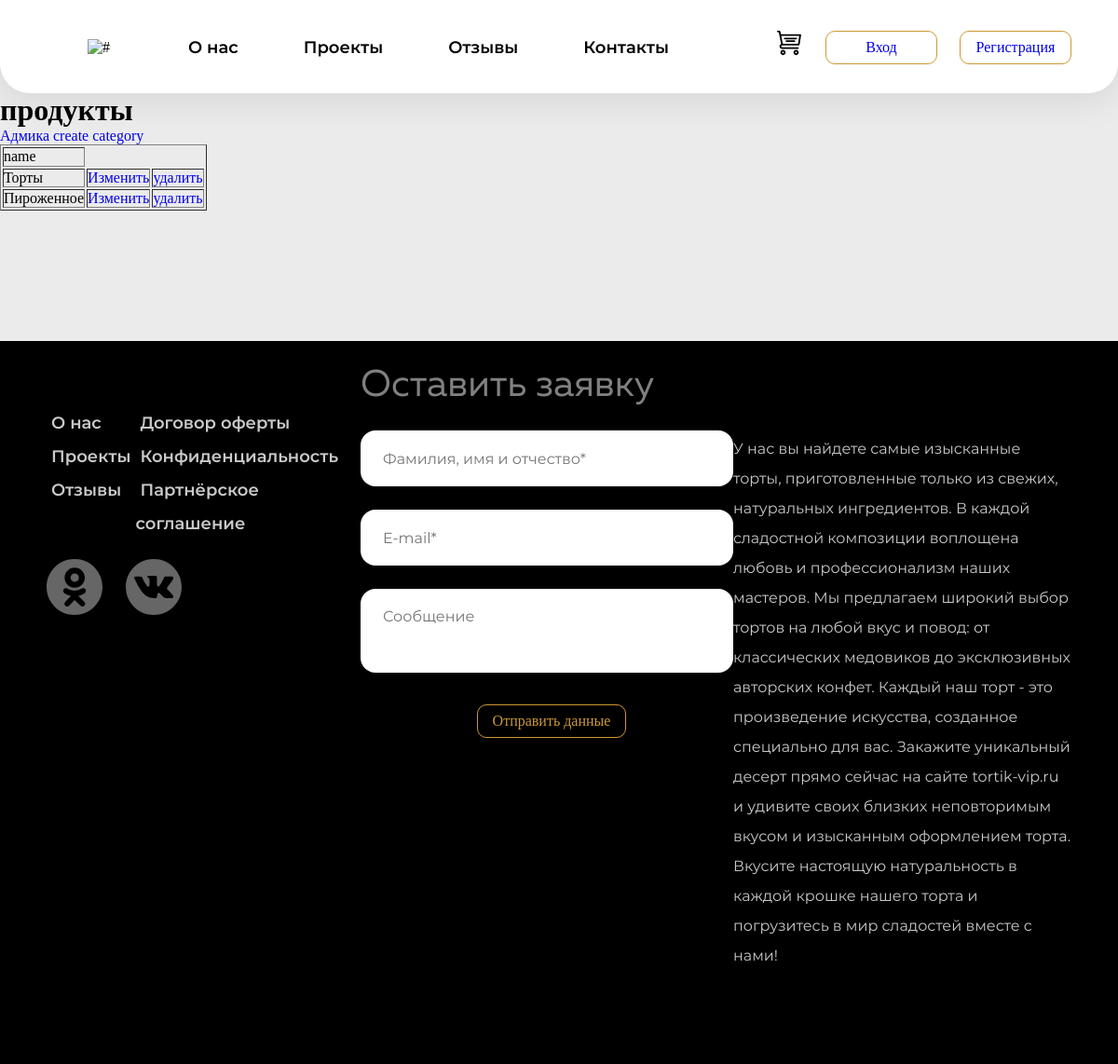
The app's page /site-admin/categories/, older data.
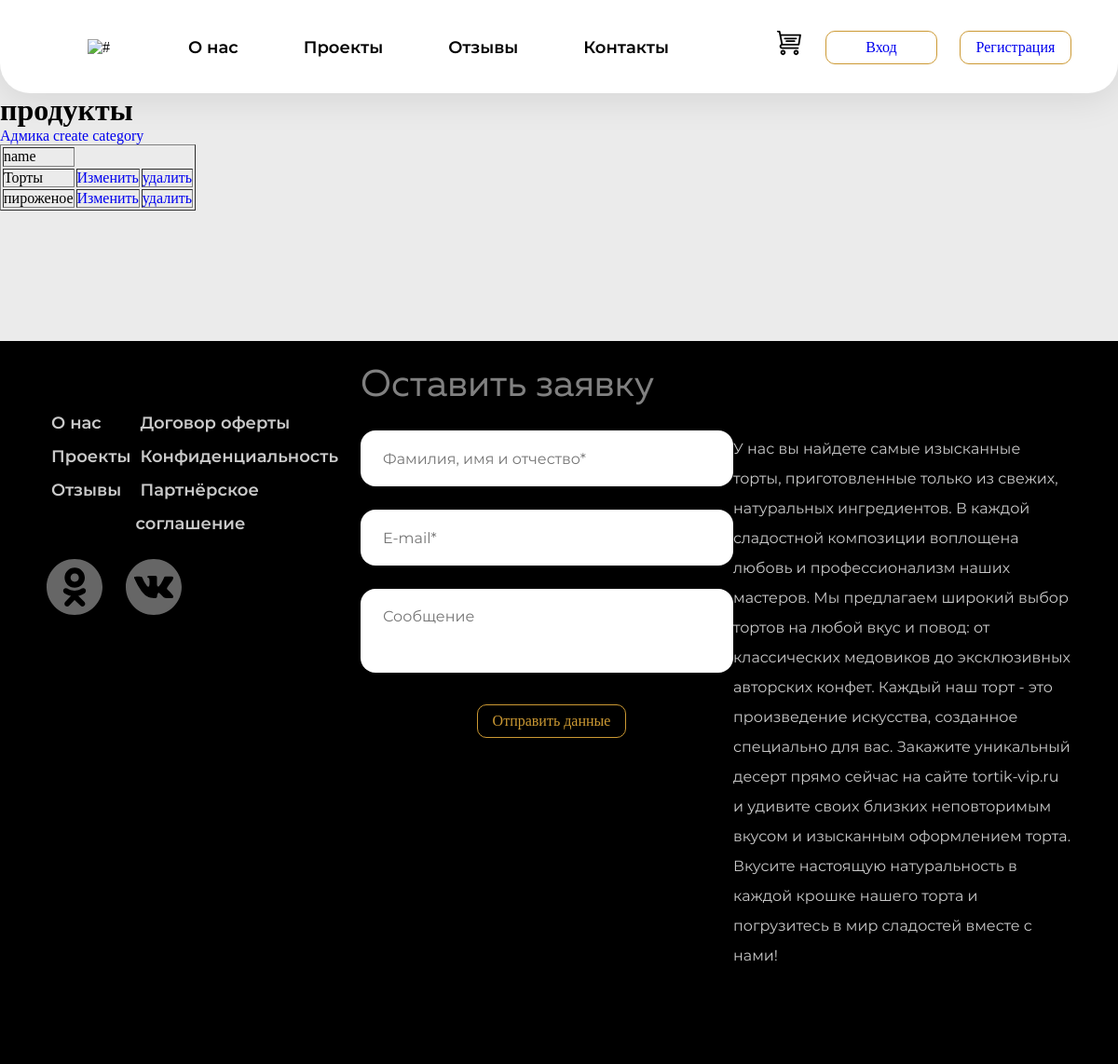
The same page, newer data.
### mainapp/models.py (models this page shows, shortened)
class ProductCategories(models.Model):
    name = models.CharField(max_length=64)
    class Meta:
        verbose_name_plural = "Категории"

### adminapp/views.py (the view)
# urls.py: path("categories/", CategoriesListView.as_view(), name="categories"),
class CategoriesListView(ListView):
    model = ProductCategories
    template_name = "adminapp/categories_admin.html"
    title =  "Админка | Категории"
    context_object_name = "product_categories"

### adminapp/templates/adminapp/categories_admin.html
{% extends 'mainapp/base.html' %}
{% load static %}
{% block content %}
    <h1>продукты</h1>
    <a href="{% url 'adminapp:index' %}">Адмика</a>
    <a href="{% url 'adminapp:category_create' %}">create category</a>
    <table border=1>
        <thead>
          <tr>
            <td>name</td>
          </tr>
        </thead>
        <tbody>
            {% for category in product_categories %}
            <tr>
                <td>{{ category.name }}</td>
                <td><a href="{% url 'adminapp:category_update' category.id %}">Изменить</a></td>
                <td><a href="{% url 'adminapp:category_remove' category.id %}">удалить</a></td>
            </tr>
            {% endfor %}
        </tbody>
      </table>
{% endblock %}

Row changes from the older to the newer data that the page shows:
removed ProductCategories: name "Пироженное"
added ProductCategories: name "пироженое"
